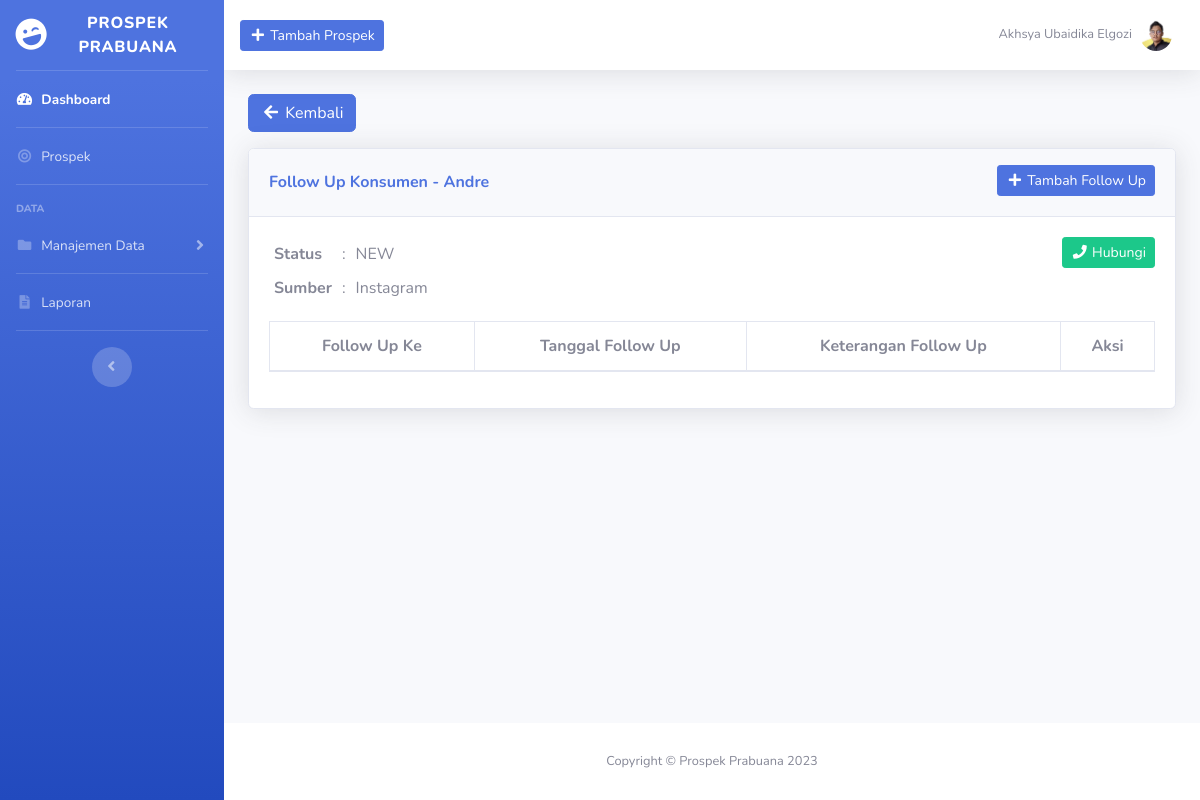
Screenshot of /follow_up.php?id_prospek=3 with the database file from the repository.
### tables this page shows
CREATE TABLE `prospek` (
  `id_prospek` int(11) NOT NULL,
  `tanggal_prospek_masuk` datetime NOT NULL,
  `id_konsumen` int(11) NOT NULL,
  `id_status` int(11) NOT NULL,
  `id_sumber` int(11) NOT NULL
);

CREATE TABLE `konsumen` (
  `id_konsumen` int(11) NOT NULL,
  `nama_konsumen` varchar(50) NOT NULL,
  `jenis_kelamin` enum('pria','wanita') NOT NULL,
  `alamat` text DEFAULT NULL,
  `nik` varchar(16) DEFAULT NULL,
  `npwp` varchar(20) DEFAULT NULL,
  `whatsapp` varchar(30) NOT NULL,
  `instagram` varchar(30) DEFAULT NULL,
  `email` varchar(100) DEFAULT NULL,
  `pekerjaan` enum('pegawai / karyawan','profesional','wiraswasta / swasta / pemilik') NOT NULL,
  `gaji` int(11) DEFAULT NULL,
  `upload_ktp` text DEFAULT NULL
);

CREATE TABLE `status` (
  `id_status` int(11) NOT NULL,
  `status` varchar(10) NOT NULL
);

CREATE TABLE `sumber` (
  `id_sumber` int(11) NOT NULL,
  `sumber` varchar(50) NOT NULL,
  `warna_hex` varchar(10) NOT NULL
);

### follow_up.php (the view, shortened to what this page needs)
<?php
    require_once 'koneksi.php';
    $id_prospek = $_GET['id_prospek'];
    $data_prospek = mysqli_fetch_assoc(mysqli_query($koneksi, "SELECT * FROM prospek
    INNER JOIN konsumen ON prospek.id_konsumen = konsumen.id_konsumen
    INNER JOIN status ON prospek.id_status = status.id_status
    INNER JOIN sumber ON prospek.id_sumber = sumber.id_sumber
    WHERE prospek.id_prospek = '$id_prospek'"));
?>
<!DOCTYPE html>
<html lang="en">
<head>
    <?php include_once 'include/head.php'; ?>
</head>
<body id="page-top">
    <div id="wrapper">
        <?php include_once 'include/sidebar.php'; ?>
        <div id="content-wrapper" class="d-flex flex-column">
            <div id="content">
                <?php include_once 'include/topbar.php'; ?>
                <div class="container-fluid">
                    <a href="prospek.php" class="mb-3 btn btn-primary"><i class="fas fa-fw fa-arrow-left"></i> Kembali</a>
                    <div class="align-items-center justify-content-between mb-4">
                        <div class="card shadow mb-4">
                            <div class="card-header py-3">
                                <div class="row">
                                    <div class="col head-left">
                                        <h6 class="mt-2 font-weight-bold text-primary">Follow Up Konsumen - <?= $data_prospek['nama_konsumen']; ?></h6>
                                    </div>
                                    <div class="col head-right">
                                        <button type="button" class="btn btn-sm btn-primary"  data-toggle="modal" data-target="#tambahFollowUpModal"><i class="fas fa-fw fa-plus"></i> Tambah Follow Up</button>
                                    </div>
                                </div>
                            </div>
                            <div class="card-body">
                                <div class="row mb-3">
                                    <div class="col head-left">
                                        <table cellpadding="5">
                                            <tr>
                                                <th class="align-middle">Status</th>
                                                <td class="align-middle"> : </td>
                                                <td class="align-middle"><?= $data_prospek['status']; ?></td>
                                            </tr>
                                            <tr>
                                                <th class="align-middle">Sumber</th>
                                                <td class="align-middle"> : </td>
                                                <td class="align-middle"><?= $data_prospek['sumber']; ?></td>
                                            </tr>
                                        </table>
                                    </div>
                                    <div class="col head-right">
                                        <button data-toggle="modal" data-target="#kontakKonsumenModal" class="btn btn-sm btn-success"><i class="fas fa-fw fa-phone"></i> Hubungi</button>
                                    </div>
                                </div>
                                <div class="row">
                                    <div class="col-lg">
                                        <table class="table table-bordered" id="dataTable" cellspacing="0">
                                            <thead>
                                                <tr class="text-center">
                                                    <th>Follow Up Ke</th>
                                                    <th>Tanggal Follow Up</th>
                                                    <th>Keterangan Follow Up</th>
                                                    <th>Aksi</th>
                                                </tr>
                                            </thead>
                                        </table>
                                    </div>
                                </div>
                            </div>
                        </div>
                    </div>
                </div>
            </div>
            <?php include_once 'include/footer.php'; ?>
        </div>
    </div>
</body>
</html>

### css/style.css (style rules this page uses)
.head-left { text-align: left; }
.head-right { text-align: right; }

### rows the page displays
prospek: id_konsumen.nama_konsumen "Andre", id_status.status "NEW", id_sumber.sumber "Instagram"
